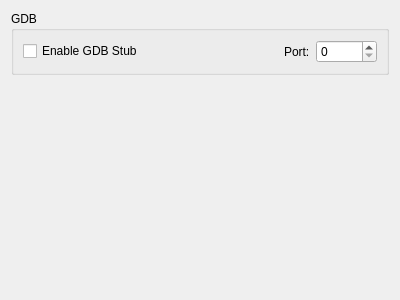
<?xml version="1.0" encoding="UTF-8"?>
<ui version="4.0">
 <class>ConfigureDebug</class>
 <widget class="QWidget" name="ConfigureDebug">
  <property name="geometry">
   <rect>
    <x>0</x>
    <y>0</y>
    <width>400</width>
    <height>300</height>
   </rect>
  </property>
  <property name="windowTitle">
   <string>Form</string>
  </property>
  <layout class="QVBoxLayout" name="verticalLayout">
   <item>
    <layout class="QVBoxLayout" name="verticalLayout_3">
     <item>
      <widget class="QGroupBox" name="groupBox">
       <property name="title">
        <string>GDB</string>
       </property>
       <layout class="QVBoxLayout" name="verticalLayout_2">
        <item>
         <layout class="QHBoxLayout" name="horizontalLayout_3">
          <item>
           <widget class="QCheckBox" name="toggle_gdbstub">
            <property name="text">
             <string>Enable GDB Stub</string>
            </property>
           </widget>
          </item>
          <item>
           <spacer name="horizontalSpacer">
            <property name="orientation">
             <enum>Qt::Horizontal</enum>
            </property>
            <property name="sizeHint" stdset="0">
             <size>
              <width>40</width>
              <height>20</height>
             </size>
            </property>
           </spacer>
          </item>
          <item>
           <widget class="QLabel" name="label">
            <property name="text">
             <string>Port:</string>
            </property>
           </widget>
          </item>
          <item>
           <widget class="QSpinBox" name="gdbport_spinbox">
            <property name="maximum">
             <number>65536</number>
            </property>
           </widget>
          </item>
         </layout>
        </item>
       </layout>
      </widget>
     </item>
    </layout>
   </item>
   <item>
    <spacer name="verticalSpacer">
     <property name="orientation">
      <enum>Qt::Vertical</enum>
     </property>
     <property name="sizeHint" stdset="0">
      <size>
       <width>20</width>
       <height>40</height>
      </size>
     </property>
    </spacer>
   </item>
  </layout>
 </widget>
 <resources/>
 <connections>
  <connection>
   <sender>toggle_gdbstub</sender>
   <signal>toggled(bool)</signal>
   <receiver>gdbport_spinbox</receiver>
   <slot>setEnabled(bool)</slot>
   <hints>
    <hint type="sourcelabel">
     <x>84</x>
     <y>157</y>
    </hint>
    <hint type="destinationlabel">
     <x>342</x>
     <y>158</y>
    </hint>
   </hints>
  </connection>
 </connections>
</ui>
